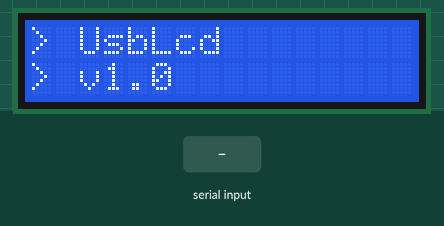
Recording of a sketch running on a simulated Arduino Uno, built with avr-gcc and run on an emulated ATmega328P. On the bench: 16×2 character LCD. The inputs (shaded band) are chosen by the test bench. What the sketch prints to the serial monitor is not drawn.

Above: at 0.1 s.
3.3 s: "DISP_BL_ON" received over Serial
At 4.8 s:
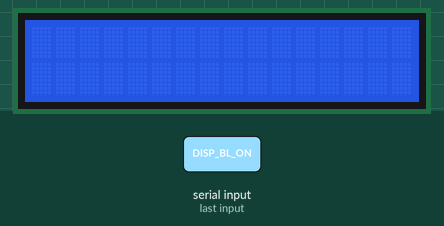
5.8 s: "1" received over Serial
At 7.7 s:
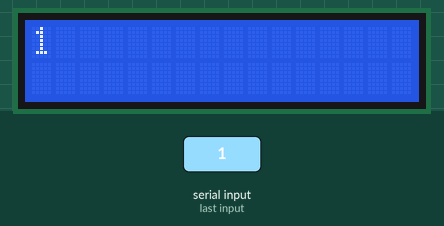
Timing chart, 0 to 9.2 s (numbered marks = the images above; inputs shaded):
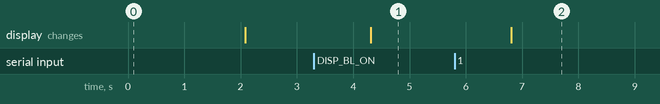

Measured:
- after the input at 3.3 s, the display: changes after 1.0 s (image 1)
- after the input at 5.8 s, the display: changes after 1.0 s (image 2)

The sketch:

UsbLcd.ino
```cpp
/**
 * UsbLcd v1.0
 */

#include <Wire.h>
#include <LiquidCrystal_I2C.h>

LiquidCrystal_I2C lcd(0x27, 16, 2);

void setup() {
  // Setup code, runs once.
  // Begin serial with baud rate 9600.
  Serial.begin(9600);
  // Init LCD display.
  lcdInit();
}

void lcdInit() {
  // Init the LCD and show splash screen.
  lcd.init();
  lcd.backlight();
  splash();
  lcd.noBacklight();
}

void splash() {
  // Show the name and version of this program.
  lcd.clear();
  lcd.setCursor(0,0);
  lcd.print("> UsbLcd");
  lcd.setCursor(0,1);
  lcd.print("> v1.0");
  delay(2000);
  lcd.clear();
}

void loop() {
  // Main code, runs repeatedly.
  if(Serial.available() > 0) {
    processMessage(Serial.readString());
  }
}

void processMessage(String message) {
  // Check if messages are commands and if not displays them.
  message.trim();
  if(message == "DISP_BL_OFF") {
    // Message is backlight-off command.
    setLight(false);
  }
  else if(message == "DISP_BL_ON") {
    // Message is backlight-on command.
    setLight(true);
  }
  else {
    // Message is not a command, display on screen.
    updateDisplay(message);
  }
}

void updateDisplay(String message) {
  // Updates the display to show a (new) message.
  lcd.clear();
  lcd.backlight();
  lcd.setCursor(0,0);
  lcd.print(message);
  msgOK();
}

void setLight(bool value) {
  // Enables or disables the backlight.
  if(value) {
    lcd.backlight();
  } else {
    lcd.noBacklight();
  }
  // Return a "command ok" message.
  cmdOK();
}

void msgOK() {
  // Returns a "message ok" message.
  Serial.print("MSG_OK");
}

void cmdOK() {
  // Returns a "command ok" message.
  Serial.print("CMD_OK");
}
```
